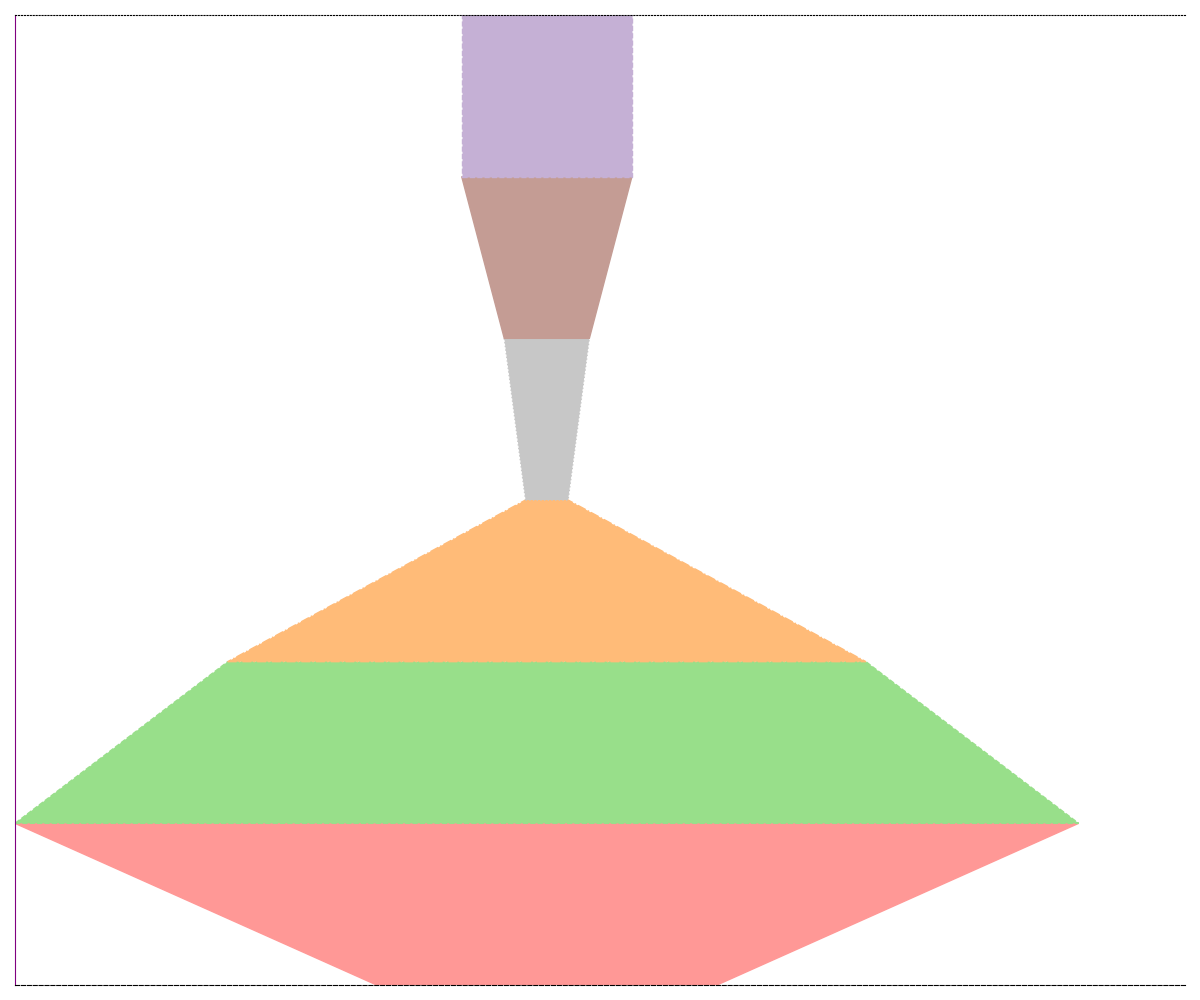

The script that drew this image:
import matplotlib.pyplot as plt
import matplotlib.patches as patches

stages = [
    "Engagement",
    "Awareness Campaign",
    "Traffic Generation",
    "Convert to Customers",
    "Sales Pitch",
    "Lead Generation"
]

audience_counts = [16000, 50000, 30000, 2000, 4000, 8000]
colors = ['#ff9896', '#98df8a', '#ffbb78', '#c7c7c7', '#c49c94', '#c5b0d5']
markers = ['o', '^', 's', 'p', '*', 'x']
line_styles = ['-', '--', '-.', ':', '-', '--']
edge_colors = ['black', 'grey', 'blue', 'green', 'purple', 'orange']

fig, ax = plt.subplots(figsize=(12, 10))
ax.set_xlim(0, max(audience_counts) + 5000)
ax.set_ylim(0, len(stages))

for i in range(len(stages) - 1):
    left = (max(audience_counts) - audience_counts[i])/2
    width_top = audience_counts[i]
    width_bottom = audience_counts[i + 1]
    height = 1
    line_style = line_styles[i]
    edge_color = edge_colors[i]

    trapezoid = patches.Polygon(
        [
            (left, i),
            (left + width_top, i),
            (left + (width_top + width_bottom)/2, i + height),
            (left + (width_top - width_bottom)/2, i + height)
        ],
        closed=True, color=colors[i], edgecolor=edge_color, linestyle=line_style
    )
    ax.add_patch(trapezoid)

left = (max(audience_counts) - audience_counts[-1])/2
rectangle = patches.Rectangle(
    (left, len(stages) - 1), audience_counts[-1], 1, color=colors[-1], edgecolor=edge_colors[-1], linestyle=line_styles[-1]
)
ax.add_patch(rectangle)

ax.set_xticks([])
ax.set_yticks([])

ax.spines['top'].set_linestyle(':')
ax.spines['right'].set_visible(False)
ax.spines['left'].set_edgecolor('purple')
ax.spines['bottom'].set_linestyle('--')

plt.tight_layout()
plt.show()
